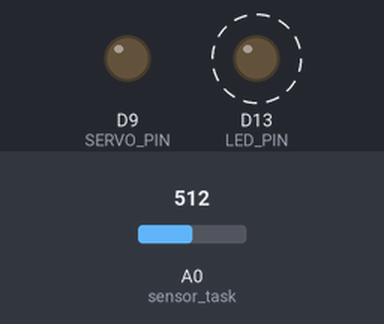
Simulated run of this program. Board: Arduino Uno R4 WiFi. Parts: output pins drawn as LEDs (lit = HIGH). Dashed ring = blinking. Inputs (shaded band) come from the test bench; at power-on: A0 (sensor_task) = 512. What the program prints to the serial monitor is not drawn.

Above: at 0.2 s.
Timing chart, 0 to 3.0 s (numbered marks = the images above):
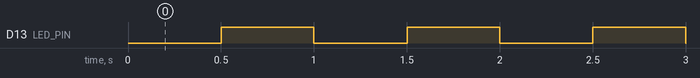

Measured:
- by itself, D13 (LED_PIN): alternates HIGH for 0.50 s and LOW for 0.50 s

The program:

main.cpp
```cpp
/**
 * Chapter 2: Cooperative Multitasking Scheduler
 *
 * Demonstrates cooperative (non-preemptive) multitasking.
 * Each task runs to completion before another task can run.
 *
 * Problem: If one task takes too long (like heavy_task),
 * all other tasks are delayed.
 */

#include <Arduino.h>

#define LED_PIN LED_BUILTIN
#define SERVO_PIN 9

// --- Scheduler Definition ---
typedef void (*TaskFunc)(void);

struct Task {
    TaskFunc func;
    unsigned long interval;
    unsigned long last_run;
    const char* name;
};

#define MAX_TASKS 4
Task tasks[MAX_TASKS];
int task_count = 0;

void scheduler_add_task(TaskFunc func, unsigned long interval, const char* name)
{
    if (task_count < MAX_TASKS) {
        tasks[task_count].func = func;
        tasks[task_count].interval = interval;
        tasks[task_count].last_run = 0;
        tasks[task_count].name = name;
        task_count++;
    }
}

void scheduler_run(void)
{
    unsigned long now = millis();
    for (int i = 0; i < task_count; i++) {
        if (now - tasks[i].last_run >= tasks[i].interval) {
            tasks[i].last_run = now;

            Serial.print("[");
            Serial.print(now);
            Serial.print("ms] Running: ");
            Serial.println(tasks[i].name);

            tasks[i].func();
        }
    }
}

// --- Task Definitions ---
void led_task(void)
{
    static bool state = false;
    state = !state;
    digitalWrite(LED_PIN, state);
    Serial.println("  LED toggled");
}

void servo_task(void)
{
    static int angle = 0;
    angle = (angle + 10) % 180;
    Serial.print("  Servo angle: ");
    Serial.println(angle);
}

void sensor_task(void)
{
    int value = analogRead(A0);
    Serial.print("  Sensor value: ");
    Serial.println(value);
}

void heavy_task(void)
{
    // Simulate heavy processing
    Serial.println("  Heavy task start...");
    delay(200);  // 200ms blocking!
    Serial.println("  Heavy task end");
}

// --- Setup and Loop ---
void setup()
{
    Serial.begin(115200);
    while (!Serial) { }

    pinMode(LED_PIN, OUTPUT);
    pinMode(SERVO_PIN, OUTPUT);

    Serial.println("=== Cooperative Scheduler Demo ===");
    Serial.println();
    Serial.println("This demonstrates cooperative multitasking.");
    Serial.println("Uncomment heavy_task to see the problem with blocking tasks.");
    Serial.println();

    // Register tasks
    scheduler_add_task(led_task, 500, "LED");
    scheduler_add_task(servo_task, 100, "Servo");
    scheduler_add_task(sensor_task, 200, "Sensor");
    // Uncomment the following line to see the problem:
    // scheduler_add_task(heavy_task, 1000, "Heavy");

    Serial.println("Tasks registered. Starting scheduler...");
    Serial.println();
}

void loop()
{
    scheduler_run();
}
```
